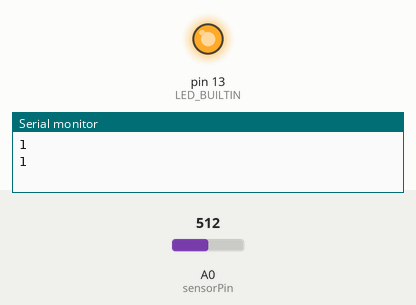
Bench run of a sketch on a simulated Arduino Uno, built with avr-gcc and run on an emulated ATmega328P. Shown: output pins drawn as LEDs (lit = HIGH), the last lines printed to the serial monitor. Inputs (shaded band) come from the test bench; at power-on: A0 (sensorPin) = 512.

Above: at 1.8 s.
1.9 s: A0 (sensorPin) set to 410
3.4 s: A0 (sensorPin) set to 383
At 5.1 s:
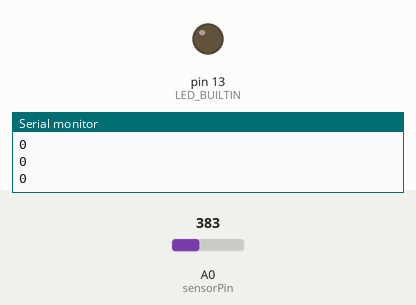
5.5 s: A0 (sensorPin) set to 511
At 6.3 s:
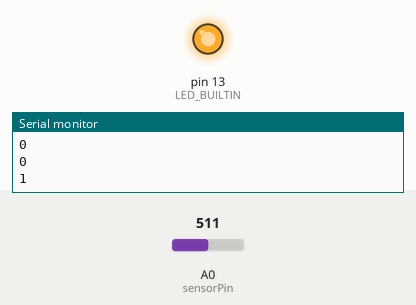
7.0 s: A0 (sensorPin) set to 390
At 7.8 s:
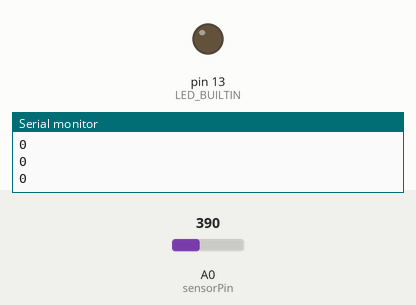
Timing chart, 0 to 10.0 s (numbered marks = the images above; inputs shaded):
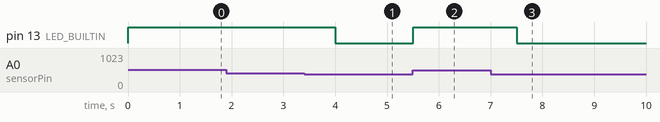

The sketch:

arduino_code.ino
```cpp
int sensorPin = A0;
int sensorValue = 0;
void setup() {
  Serial.begin(9600);
  pinMode(LED_BUILTIN, OUTPUT);
}

void loop() {
  sensorValue = analogRead(sensorPin);
  if (sensorValue >= 400)
  {
    Serial.println(1);
    digitalWrite(LED_BUILTIN, HIGH);
    delay(1000);
  }
  else {digitalWrite(LED_BUILTIN, LOW);
  Serial.println(0);
}
}
```

Measured:
- the behaviour switches between 400 and 399 on A0 (sensorPin) (found by bisection; images 0 and 1)
- after the input at 3.4 s, pin 13 (LED_BUILTIN): HIGH → LOW after 0.60 s
- after the input at 5.5 s, pin 13 (LED_BUILTIN): LOW → HIGH at once
- after the input at 7.0 s, pin 13 (LED_BUILTIN): HIGH → LOW after 0.50 s
